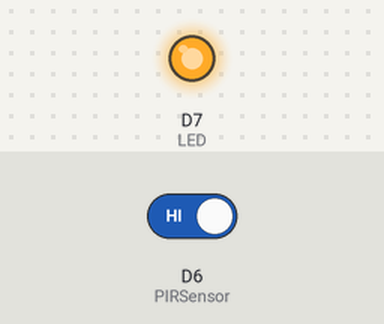
Simulated run of this sketch. Board: ESP8266 (Wemos D1 mini). Parts: output pins drawn as LEDs (lit = HIGH). The inputs (shaded band) are chosen by the test bench; at power-on: D6 (PIRSensor) HIGH. WiFi joins after 1.5 s; servers stay silent unless stated; what the sketch prints to the serial monitor is not drawn.

Above: at 2.7 s.
2.8 s: D6 (PIRSensor) driven LOW
At 4.7 s:
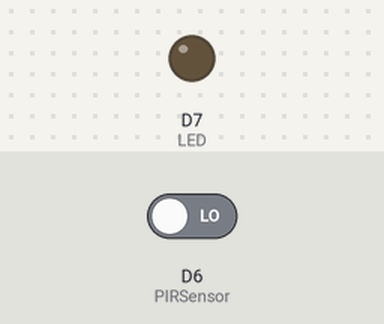
6.0 s: D6 (PIRSensor) driven HIGH
At 6.9 s:
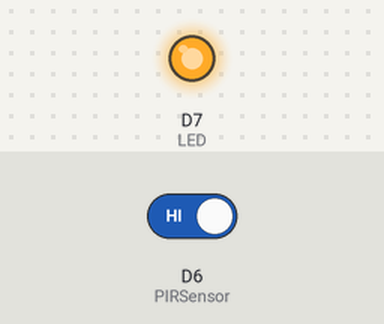
Timing chart, 0 to 9.0 s (numbered marks = the images above; inputs shaded):
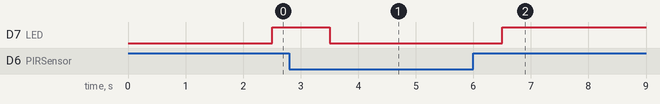

Measured:
- after the input at 2.8 s, D7 (LED): HIGH → LOW after 0.70 s
- after the input at 6.0 s, D7 (LED): LOW → HIGH after 0.50 s

The sketch:

Wemos1D-SensorTest.ino
```cpp
#include <ESP8266WiFi.h>
int LED = D7;
int PIRSensor = D6;
int PIRValue;

void setup()
{
  pinMode(LED, OUTPUT); // Make LED pin an output pin
  pinMode(PIRSensor, INPUT); // Make PIRSensor pin an input pin
  Serial.begin(115200);
  Serial.println();

  WiFi.begin("UPCAOL", "OAASMMAA");

  Serial.print("Connecting");
  while (WiFi.status() != WL_CONNECTED)
  {
    delay(500);
    Serial.print(".");
  }
  Serial.println();

  Serial.print("Connected, IP address: ");
  Serial.println(WiFi.localIP());
}

void loop()
{
  delay(1000); // Wait 1 second
  //read the state of the sensor
  PIRValue = digitalRead(PIRSensor);
  //LOW = no motion. HIGH = motion detected

  Serial.println(PIRValue);
  if (PIRValue == LOW)
  {
    Serial.println("No motion");
    digitalWrite(LED, LOW); // LED off
  }
  else
  {
    Serial.println("Motion detected  ALARM");
    digitalWrite(LED, HIGH); // LED on
  }
}
```
